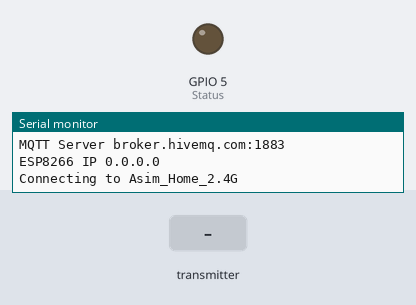
Simulated run of this sketch. Board: ESP8266 (NodeMCU). On the bench: output pins drawn as LEDs (lit = HIGH), the last lines printed to the serial monitor. Inputs (shaded band) come from the test bench. WiFi joins after 1.5 s; servers stay silent unless stated; no MQTT or app messages arrive unless stated.

Above: at 0.6 s.
At 3.0 s:
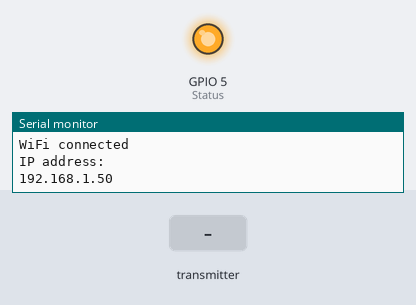
3.1 s: the transmitter starts sending id = 0
Timing chart, 0 to 6.1 s (numbered marks = the images above; inputs shaded):
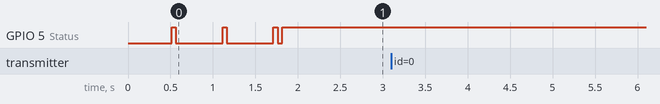

The sketch:

ESP8266_Async_mqtt_Receiver.ino
```cpp
//--------------------------------------------------------------------------------------------
//  ESP-32 Slave (Receiver) and Gateway to Internet using MQTT protocol
//--------------------------------------------------------------------------------------------
//  Include all essential libraries
//--------------------------------------------------------------------------------------------

#include <ESP8266WiFi.h>
#include <espnow.h>
#include <Ticker.h>
#include <AsyncMqttClient.h>
#include <Arduino_JSON.h>
#include <PubSubClient.h>

//--------------------------------------------------------------------------------------------
// Defining essential variables and constants globally
//--------------------------------------------------------------------------------------------

//MQTT Setup Start
#define mqtt_server "broker.hivemq.com"

//  Create an AsyncMqttClient object called mqttClient to handle the MQTT client
//  and timers to reconnect to your MQTT broker and router when it disconnects.
AsyncMqttClient mqttClient;
Ticker mqttReconnectTimer;
WiFiEventHandler wifiConnectHandler;
WiFiEventHandler wifiDisconnectHandler;
Ticker wifiReconnectTimer;

//Topics to Publish
#define mqttDATA_1 "HM_IOT/DATA_1"
#define mqttDATA_2 "HM_IOT/DATA_2"
//MQTT Setup End

// Status check whether receiver is connected to router or not
#define Status 5

// Insert your network credentials (STATION)
const char* ssid = "Asim_Home_2.4G";
const char* password = "Asim@0332";

//Create JsonVarient Variable
JSONVar board;
String jsonString_1;
String jsonString_2;

//Variables for packet information
uint16_t packetIdPub1;
uint16_t packetIdPub2;

// Timers auxiliar variables
long now = millis();
long lastMeasure = 0;

//Create a Structure of information to be sent
//Must match the receiver structure
typedef struct struct_message {
  int id;
  float temp;
  float hum;
} struct_message;

//Create a variable of type struct_message to store varaible values
struct_message incomingReadings;

//--------------------------------------------------------------------------------------------
//  Callback Function Indicator for data successful reception
//--------------------------------------------------------------------------------------------
void OnDataRecv(uint8_t * mac_addr, uint8_t *incomingData, uint8_t len) {

  // Copies the sender mac address to a string
  char macStr[18];
  Serial.println("----------------------------------------------------");
  Serial.println("ESP8266 SLAVE & Gateway to Internet");
  Serial.print("Packet received Successfully from: ");
  snprintf(macStr, sizeof(macStr), "%02x:%02x:%02x:%02x:%02x:%02x",
           mac_addr[0], mac_addr[1], mac_addr[2], mac_addr[3], mac_addr[4], mac_addr[5]);
  Serial.println(macStr);

  //Copy the data of "incomingReadings" to "incomingData"
  memcpy(&incomingReadings, incomingData, sizeof(incomingReadings));

  //create a JSON String variable with the received information
  board["id"] = incomingReadings.id;

  //Convert temperature and humidity string to char array
  char tempString[8];
  board["temperature"] = dtostrf(incomingReadings.temp, 1, 2, tempString);
  char humString[8];
  board["humidity"] = dtostrf(incomingReadings.hum, 1, 2, humString);

  if (incomingReadings.id==1){
  jsonString_1 = JSON.stringify(board);}
  else if(incomingReadings.id==2){
  jsonString_2 = JSON.stringify(board);}

  //Print all data to serial monitor
  Serial.printf("Board ID %u: %u bytes\n", incomingReadings.id, len);
  Serial.printf("temperature value: %4.2f \n", incomingReadings.temp);
  Serial.printf("humidity value: %4.2f \n", incomingReadings.hum);
  Serial.println("----------------------------------------------------");
  Serial.println();
}

//--------------------------------------------------------------------------------------------
// (Wi-Fi Handling) Set Slave (Receiver) as Wi-Fi Access point and Station both
//--------------------------------------------------------------------------------------------
void connectToWifi() {

 delay(10);
 // We start by connecting to a WiFi network
 WiFi.mode(WIFI_AP_STA);
 Serial.println();
 Serial.print("Connecting to ");
 Serial.println(ssid);

 WiFi.begin(ssid, password);

 while (WiFi.status() != WL_CONNECTED) {
 delay(500);
 digitalWrite (Status, HIGH);
 delay(50);
 digitalWrite (Status, LOW);
 delay(50);

 Serial.print(".");
 }

 Serial.println("");
 Serial.println("WiFi connected");
 Serial.println("IP address: ");
 digitalWrite (Status, HIGH);
 Serial.println(WiFi.localIP());
}

//--------------------------------------------------------------------------------------------
// "onWifiConnect" calls "connectToMqtt()" when connected to Wi-Fi
//--------------------------------------------------------------------------------------------

void onWifiConnect(const WiFiEventStationModeGotIP& event) {
  //Serial.println("Connected to Wi-Fi.");
  connectToMqtt();
}

//--------------------------------------------------------------------------------------------
// onWifiDisconnect() reconnects to Wi-Fi and refrain connecting to MQTT meanwhile
//--------------------------------------------------------------------------------------------

void onWifiDisconnect(const WiFiEventStationModeDisconnected& event) {
  Serial.println("Disconnected from Wi-Fi.");
  mqttReconnectTimer.detach(); // ensure we don't reconnect to MQTT while reconnecting to Wi-Fi
  wifiReconnectTimer.once(2, connectToWifi);
}

//--------------------------------------------------------------------------------------------
// "connectToMqtt" function connects ESP8266 to MQTT broker
//--------------------------------------------------------------------------------------------

void connectToMqtt() {
  Serial.println("Connecting to MQTT...");
  mqttClient.connect();
}

//--------------------------------------------------------------------------------------------
// onMqttConnect() function runs after starting a session with the broker.
//--------------------------------------------------------------------------------------------

void onMqttConnect(bool sessionPresent) {
  Serial.println("Connected to MQTT.");
  Serial.print("Session present: ");
  Serial.println(sessionPresent);
}

//--------------------------------------------------------------------------------------------
// onMqttDisconnect() prints that message if ESP8266 loses connection with the MQTT broker
//--------------------------------------------------------------------------------------------

void onMqttDisconnect(AsyncMqttClientDisconnectReason reason) {
  Serial.println("Disconnected from MQTT.");

  if (WiFi.isConnected()) {
    mqttReconnectTimer.once(2, connectToMqtt);
  }
}

//--------------------------------------------------------------------------------------------
// onMqttPublish() prints the packet id when message is being published to MQTT topic
//--------------------------------------------------------------------------------------------

void onMqttPublish(uint16_t packetId) {
  Serial.print("Publish acknowledged.");
  Serial.print("  packetId: ");
  Serial.println(packetId);
}

//--------------------------------------------------------------------------------------------
// ESP-NOW and Wi-Fi gateway functions to be executed once
//--------------------------------------------------------------------------------------------

void setup() {
  // Initialize Serial Monitor
  Serial.begin(115200);

  //Check status of router
  pinMode (Status,OUTPUT);

  // these two lines will allow both the MQTT broker and Wi-Fi connection to reconnect, in case the connection is lost.
  wifiConnectHandler = WiFi.onStationModeGotIP(onWifiConnect);
  wifiDisconnectHandler = WiFi.onStationModeDisconnected(onWifiDisconnect);

  //  Finally, assign all the callback functions. This means that these functions will be executed automatically when needed.
  //  For example, when the ESP8266 connects to the broker, it automatically calls the onMqttConnect() function
  mqttClient.onConnect(onMqttConnect);
  mqttClient.onDisconnect(onMqttDisconnect);
  mqttClient.onPublish(onMqttPublish);


//--------------------------------------------------------------------------------------------
// Setup MQTT server
//--------------------------------------------------------------------------------------------

  mqttClient.setServer(mqtt_server, 1883);
  Serial.println("Connected ");
  Serial.print("MQTT Server ");
  Serial.print(mqtt_server);
  Serial.print(":");
  Serial.println(String(1883));
  Serial.print("ESP8266 IP ");
  Serial.println(WiFi.localIP());


  connectToWifi();

//--------------------------------------------------------------------------------------------
// (ESP_NOW Handling) Initializing ESP_NOW
//--------------------------------------------------------------------------------------------
  if (esp_now_init() != 0) {
    Serial.println("Error initializing ESP-NOW");
    return;
  }

  //Set board as Slave
  esp_now_set_self_role(ESP_NOW_ROLE_SLAVE);

  // Once ESPNow is successfully Init, we will register for recv CB to
  // get recv packer info

  esp_now_register_recv_cb(OnDataRecv);


}


void loop() {


 now = millis();
  // Publishes new temperature and humidity every 30 seconds
 if (now - lastMeasure > 30000) {

 lastMeasure = now;

  //For Sensor1 readings to be published

        packetIdPub1 = mqttClient.publish(mqttDATA_1,1,true,jsonString_1.c_str());
        Serial.printf("Publishing on topic %s at QoS 1, packetId: %i ", mqttDATA_1, packetIdPub1);
        Serial.println("");

  //For Sensor2 readings to be published

        packetIdPub2 = mqttClient.publish(mqttDATA_2,1,true,jsonString_2.c_str());
        Serial.printf("Publishing on topic %s at QoS 1, packetId: %i ", mqttDATA_2, packetIdPub2);
        Serial.println("");
 }
}
```
